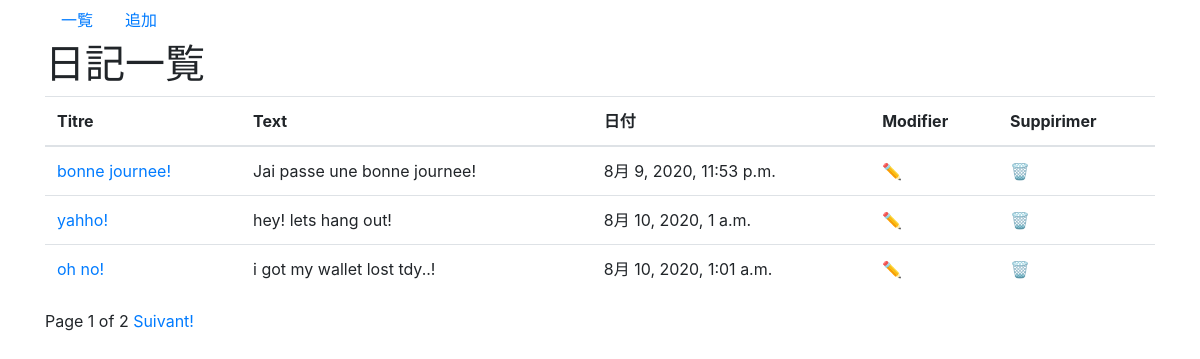
Screenshot of /diary/ with the database file from the repository.
### diary/models.py (models this page shows)
class Day(models.Model):
    title = models.CharField('タイトル', max_length=200)
    text = models.TextField('本文')
    date = models.DateTimeField('日付', default=timezone.now)

### diary/views.py (the view)
# urls.py: path('', views.IndexView.as_view(), name='index'),
class IndexView(generic.ListView):
    model = Day
    paginate_by = 3

### diary/templates/diary/day_list.html
{% extends 'diary/base.html' %}
{% block content %}
<h1>日記一覧</h1>
<table class='table'>
    <thead>
        <tr>
            <th>Titre</th>
            <th>Text</th>
            <th>日付</th>
            <th>Modifier</th>
            <th>Suppirimer</th>
        </tr>
    </thead>
    <tbody>
        {% for day in day_list %}
        <tr>
            <td><a href='{% url 'diary:detail' day.pk %}'>{{ day.title }}</a></td>
            <td >{{ day.text }}</td>
            <td>{{ day.date }}</td>
            <td><a href="{% url 'diary:update' day.pk %}">✏️</a></td>
            <td><a href="{% url 'diary:delete' day.pk %}">🗑</a></td>
        </tr>
        {% endfor %}
    </tbody>
</table>
{% include 'diary/page3.html' %}
{% endblock %}

### diary/templates/diary/base.html (shortened to what this page needs)
<!doctype html>
<html lang="ja">
  <head>
    <link rel="stylesheet" href="https://stackpath.bootstrapcdn.com/bootstrap/4.5.0/css/bootstrap.min.css">
  </head>
  <body>
    <div class='container'>
      <nav class="nav">
        <a class="nav-link active" href="{% url 'diary:index' %}">一覧</a>
        <a class="nav-link" href="{% url 'diary:add' %}">追加</a>
      </nav>
      {% block content %}
      {% endblock %}
    </div>
  </body>
</html>

### diary/templates/diary/page3.html (shortened to what this page needs)
Page {{ page_obj.number }} of {{ page_obj.paginator.num_pages }}
{% if page_obj.has_next %}
<a href='?page={{ page_obj.next_page_number }}'>Suivant!</a>
{% endif %}

### rows the page displays
Day: title "bonne journee!", text "Jai passe une bonne journee!", date "8月 9, 2020, 11:53 p.m."
Day: title "yahho!", text "hey! lets hang out!", date "8月 10, 2020, 1 a.m."
Day: title "oh no!", text "i got my wallet lost tdy..!", date "8月 10, 2020, 1:01 a.m."

### other values shown
{{ page_obj.number }} "1"
{{ page_obj.paginator.num_pages }} "2"
